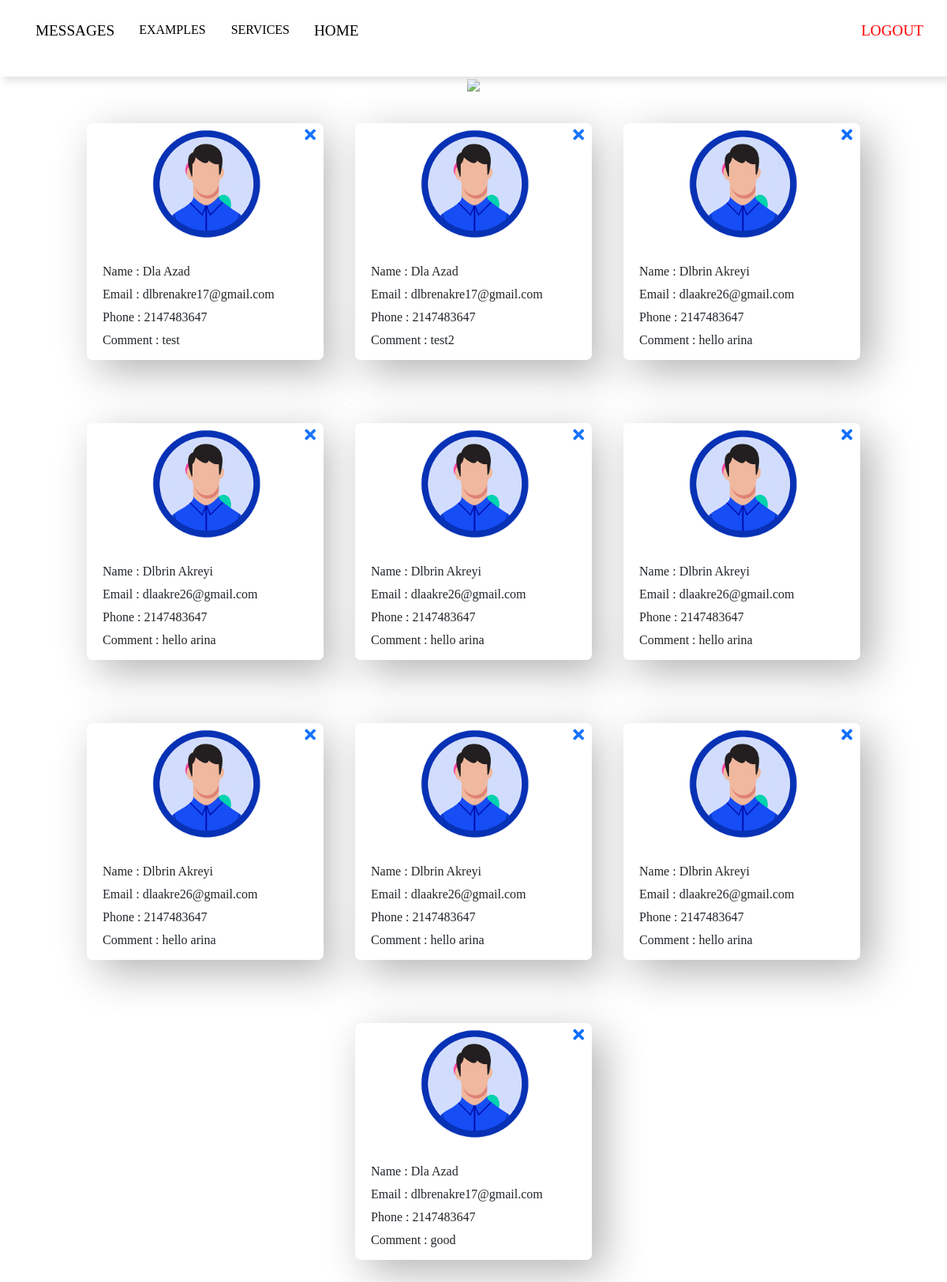
Screenshot of /arinaback/contact_msg.php (signed in) with the database file from the repository.
### tables this page shows
CREATE TABLE `contact` (
  `id` int(11) NOT NULL,
  `name` varchar(255) NOT NULL,
  `email` varchar(150) NOT NULL,
  `phone` int(11) NOT NULL,
  `message` longtext NOT NULL
);

### arinaback/contact_msg.php (the view, shortened to what this page needs)
<?php include 'includes/navbar.php';?>
<center>
	<div class="contact-msg">
		<img src="assets/img/contact.gif">
		<div class="contact-msg-card">
			<?php
	        $query = mysqli_query($db , "SELECT * FROM `contact`");
	        while($row = mysqli_fetch_assoc($query)){ ?>
	        	<div class="user-msg-card">
	        		<center><img src="assets/img/user-contact.gif"></center>
	        		<h1>Name : <?php echo $row['name'];?></h1>
	        		<h1>Email : <?php echo $row['email'];?></h1>
	        		<h1>Phone : <?php echo $row['phone'];?></h1>
	        		<h1>Comment : <?php echo $row['message'];?></h1>
	        		<a href="contact_msg.php?delete=<?php echo $row['id'];?>">
	        			<i class="fas fa-times"></i>
	        		</a>
	        	</div>
	        <?php } ?>
		</div>
	</div>
</center>

### arinaback/includes/navbar.php (shortened to what this page needs)
<!DOCTYPE html>
<html>
<head>
    <link rel="stylesheet" type="text/css" href="assets/css/style.css">
    <link rel="stylesheet" href="https://pro.fontawesome.com/releases/v5.10.0/css/all.css" />
    <link href="https://cdn.jsdelivr.net/npm/bootstrap@5.0.0-beta3/dist/css/bootstrap.min.css" rel="stylesheet">
</head>
<body>
    <nav>
        <ul class="mainMenu">
            <li><a href="home.php">Home</a></li>
            <li>
                <div class="dropdown">
                    <button onclick="myFunction()" class="dropbtn" style="background-color: transparent;">Services</button>
                </div>
            </li>
            <li>
                <div class="dropdown">
                    <button onclick="myFunction1()" class="dropbtn" style="background-color: transparent;">Examples</button>
                </div>
            </li>
            <li><a href="contact_msg.php">Messages</a></li>
        </ul>
        <div class="out">
            <a href="?logout" style="color: red;">Logout</a>
        </div>
    </nav>
</body>
</html>

### arinaback/assets/css/style.css (style rules this page uses)
* { margin: 0; padding: 0; box-sizing: border-box; font-family: shasenem-kurd; }
.contact-msg img { margin-top: 100px; width: 400px; }
.contact-msg-card { width: 100%; display: flex; flex-wrap: wrap; justify-content: center; align-items: center; }
.user-msg-card { width: 300px; height: 300px; border-radius: 7px; background: #ffffff; box-shadow: 15px 15px 53px #b3b3b3, -15px -15px 53px #ffffff; margin: 40px 20px; position: relative; }
.user-msg-card img { width: 150px; margin: 0; margin-bottom: 10px; }
.user-msg-card h1 { text-align: left; margin: 10px 20px; font-size: 16px; }
.user-msg-card a { position: absolute; top: 0; right: 0; margin: 0 10px; font-size: 20px; }
nav { color: black; display: flex; position: fixed; justify-content: space-between; z-index: 100; width: 100%; font-weight: normal; border-bottom: 2px solid white; box-shadow: 5px 5px 10px #e0e0e0, -5px -5px 10px #ffffff; position: absolute; top: 0; }
nav .out a { display: inline-block; padding: 25px 30px; text-decoration: none; color: black; text-transform: uppercase; font-size: 1.2rem; font-family: "shasenem-kurd"; font-weight: normal; }
nav .mainMenu { display: flex; list-style: none; padding: 10px 30px; direction: rtl; }
nav .mainMenu li a { display: inline-block; padding: 15px; text-decoration: none; color: black; text-transform: uppercase; font-size: 1.2rem; font-weight: bold; direction: ltr; font-weight: normal; }
.dropbtn { color: black; padding: 16px; font-size: 16px; border: none; cursor: pointer; text-transform: uppercase; }
.dropdown { position: relative; display: inline-block; }

### rows the page displays
contact: name "Dla Azad", email "dlbrenakre17@gmail.com", phone "2147483647", message "test"
contact: name "Dla Azad", email "dlbrenakre17@gmail.com", phone "2147483647", message "test2"
contact: name "Dlbrin Akreyi", email "dlaakre26@gmail.com", phone "2147483647", message "hello arina"
contact: name "Dlbrin Akreyi", email "dlaakre26@gmail.com", phone "2147483647", message "hello arina"
contact: name "Dlbrin Akreyi", email "dlaakre26@gmail.com", phone "2147483647", message "hello arina"
contact: name "Dlbrin Akreyi", email "dlaakre26@gmail.com", phone "2147483647", message "hello arina"
contact: name "Dlbrin Akreyi", email "dlaakre26@gmail.com", phone "2147483647", message "hello arina"
contact: name "Dlbrin Akreyi", email "dlaakre26@gmail.com", phone "2147483647", message "hello arina"
contact: name "Dlbrin Akreyi", email "dlaakre26@gmail.com", phone "2147483647", message "hello arina"
contact: name "Dla Azad", email "dlbrenakre17@gmail.com", phone "2147483647", message "good"
